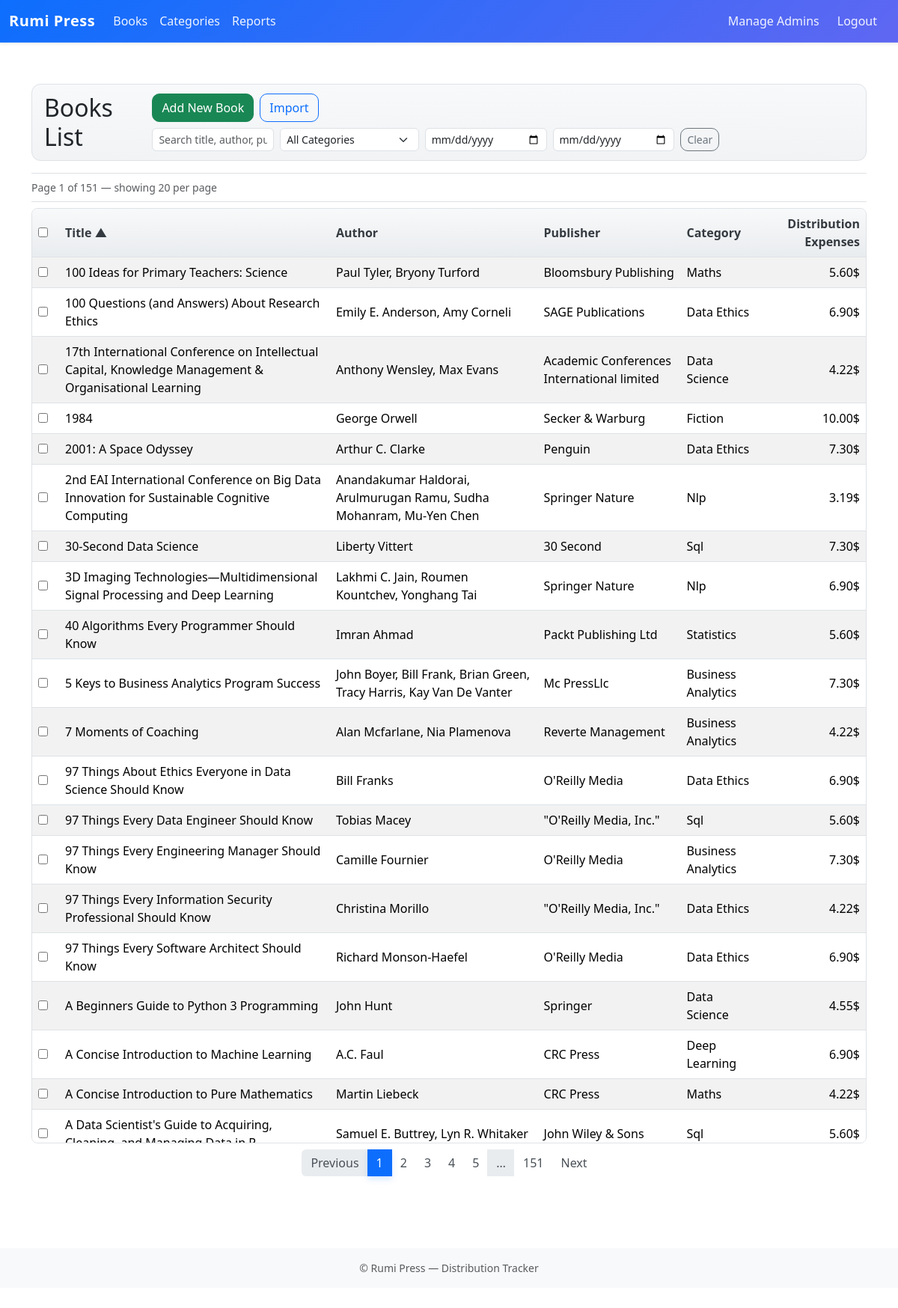
The page /distribution/books/ (signed in) on the database its author committed.
### distribution/models.py (models this page shows, shortened)
class Book(models.Model):
    source_id = models.CharField(max_length=64, null=True, blank=True, help_text="Original spreadsheet id / ISBN or source identifier")
    title = models.CharField(max_length=255)
    subtitle = models.CharField(max_length=500, null=True, blank=True)
    author = models.CharField(max_length=200)
    publisher = models.CharField(max_length=500, null=True, blank=True)
    publishing_date = models.DateField(null=True, blank=True)
    category = models.ForeignKey(Category, on_delete=models.PROTECT, related_name='books')
    distribution_expenses = models.DecimalField(max_digits=12, decimal_places=2, default=0)
    created_by = models.ForeignKey(settings.AUTH_USER_MODEL, null=True, blank=True, on_delete=models.SET_NULL)
    created_at = models.DateTimeField(auto_now_add=True)
    updated_at = models.DateTimeField(auto_now=True)
    class Meta:
        ordering = ['-publishing_date', 'title']

class Category(models.Model):
    name = models.CharField(max_length=100, unique=True)
    description = models.TextField(blank=True)
    created_by = models.ForeignKey(settings.AUTH_USER_MODEL, null=True, blank=True, on_delete=models.SET_NULL)
    class Meta:
        ordering = ['name']
        verbose_name_plural = "Categories"

### distribution/views.py (the view)
# urls.py: path("books/", views.BookListView.as_view(), name="book_list"),
class BookListView(LoginRequiredMixin, AuditLoggingMixin, ListView):
    model = Book
    template_name = 'distribution/book_list.html'
    context_object_name = 'books'
    paginate_by = 20
    def get_queryset(self):
        sort = self.request.GET.get('sort', 'title')
        direction = self.request.GET.get('dir', 'asc')
        sort_map = {
            'title': 'title',
            'author': 'author',
            'publisher': 'publisher',
            'category': 'category__name',
            'distribution_expenses': 'distribution_expenses',
            'publishing_date': 'publishing_date',
        }
        order_field = sort_map.get(sort, 'title')
        order_by = order_field if direction != 'desc' else f'-{order_field}'
        qs = Book.objects.select_related('category')
        q = self.request.GET.get('q')
        cat = self.request.GET.get('category')
        start = self.request.GET.get('start')
        end = self.request.GET.get('end')
        if q:
            qs = qs.filter(Q(title__icontains=q) | Q(author__icontains=q) | Q(publisher__icontains=q))
        if cat:
            qs = qs.filter(category_id=cat)
        if start:
            qs = qs.filter(publishing_date__gte=start)
        if end:
            qs = qs.filter(publishing_date__lte=end)
        return qs.order_by(order_by)
    def get_context_data(self, **kwargs):
        ctx = super().get_context_data(**kwargs)
        ctx['categories'] = Category.objects.order_by('name')
        qs = self.request.GET.copy()
        qs.pop('page', None)
        ctx['querystring'] = qs.urlencode()
        ctx['filters'] = {
            'q': self.request.GET.get('q', ''),
            'category': self.request.GET.get('category') or '',
            'start': self.request.GET.get('start', ''),
            'end': self.request.GET.get('end', ''),
        }
        ctx['sort'] = self.request.GET.get('sort', 'title')
        ctx['dir'] = self.request.GET.get('dir', 'asc')
        return ctx

### accounts/context_processors.py (called while the page is built)
def is_admin_flag(request):
    try:
        return { 'is_admin': is_admin(request.user) }
    except Exception:
        return { 'is_admin': False }

### accounts/mixins.py (called while the page is built)
def is_admin(user) -> bool:
    return user.is_authenticated and user.groups.filter(name="Admin").exists()

    def dispatch(self, request, *args, **kwargs):
        response = super().dispatch(request, *args, **kwargs)
        try:
            if request.user.is_authenticated and is_admin(request.user):
                action = "read" if request.method == "GET" else "update"
                model = self.model.__name__ if hasattr(self, "model") else self.__class__.__name__
                obj_id = ""
                if hasattr(self, "object") and getattr(self, "object", None):
                    obj_id = str(self.object.pk)
                AuditLog.objects.create(
                    actor=request.user,
                    action=action,
                    model=model,
                    object_id=obj_id,
                    details=f"path={request.path} method={request.method}",
                )
        except Exception:
            pass
        return response

### distribution/templates/distribution/book_list.html (shortened to what this page needs)
{% extends "base.html" %}
{% block content %}
<div class="container mt-4">
  <div class="d-flex justify-content-between align-items-center mb-3 rp-page-header">
    <h2 class="mb-0">Books List</h2>
    <div class="d-flex flex-wrap align-items-end gap-2">
      <a class="btn btn-success" href="{% url 'distribution:book_add' %}">Add New Book</a>
      {% if user.is_staff %}
        <a class="btn btn-outline-primary" href="{% url 'distribution:import_books' %}">Import</a>
      {% endif %}
      <form id="filtersForm" method="get" class="d-flex align-items-center gap-2 mb-0">
        <input type="text" name="q" value="{{ filters.q }}" class="form-control form-control-sm" placeholder="Search title, author, publisher" />
        <select name="category" class="form-select form-select-sm">
          <option value="">All Categories</option>
        </select>
        <input type="date" name="start" value="{{ filters.start }}" class="form-control form-control-sm" />
        <input type="date" name="end" value="{{ filters.end }}" class="form-control form-control-sm" />
        <button id="clearFilters" class="btn btn-outline-secondary btn-sm" type="button">Clear</button>
      </form>
    </div>
  </div>
  <form id="bulkForm" method="post" action="{% url 'distribution:book_bulk_delete' %}" class="mb-2">
    <div class="d-flex justify-content-between align-items-center mb-2 rp-toolbar">
      <div id="pageStatus" class="text-muted">Page {{ page_obj.number }} of {{ page_obj.paginator.num_pages }} — showing 20 per page</div>
    </div>
    <div class="table-responsive rp-table-wrap">
      <table class="table table-striped table-hover align-middle rp-table">
        <thead class="table-light" id="booksHead" data-sort="{{ sort }}" data-dir="{{ dir }}">
        <tr>
          <th style="width:36px;"><input type="checkbox" id="selectAll" /></th>
          <th>
            <a href="?sort=title&dir={% if sort == 'title' and dir == 'asc' %}desc{% else %}asc{% endif %}" class="sort-link text-decoration-none text-reset">
              Title
              {% if sort == 'title' %}<span class="sort-ind">{% if dir == 'asc' %}▲{% else %}▼{% endif %}</span>{% endif %}
            </a>
          </th>
          <th>
            <a href="?sort=author&dir={% if sort == 'author' and dir == 'asc' %}desc{% else %}asc{% endif %}" class="sort-link text-decoration-none text-reset">
              Author
            </a>
          </th>
          <th>
            <a href="?sort=publisher&dir={% if sort == 'publisher' and dir == 'asc' %}desc{% else %}asc{% endif %}" class="sort-link text-decoration-none text-reset">
              Publisher
            </a>
          </th>
          <th>
            <a href="?sort=category&dir={% if sort == 'category' and dir == 'asc' %}desc{% else %}asc{% endif %}" class="sort-link text-decoration-none text-reset">
              Category
            </a>
          </th>
          <th class="text-end">
            <a href="?sort=distribution_expenses&dir={% if sort == 'distribution_expenses' and dir == 'asc' %}desc{% else %}asc{% endif %}" class="sort-link text-decoration-none text-reset">
              Distribution Expenses
            </a>
          </th>
        </tr>
      </thead>
      <tbody id="booksRows">
        {% for book in books %}
        <tr>
          <td><input type="checkbox" name="selected" value="{{ book.pk }}" class="row-check" /></td>
          <td>
            <a href="{% url 'distribution:book_edit' book.pk %}" class="text-decoration-none text-reset">{{ book.title }}</a>
          </td>
          <td>{{ book.author }}</td>
          <td>{{ book.publisher }}</td>
          <td>{{ book.category.name|title }}</td>
          <td class="text-end">{{ book.distribution_expenses|floatformat:2 }}$</td>
        </tr>
        {% empty %}
        <tr>
          <td colspan="6" class="text-center text-muted">No books found.</td>
        </tr>
        {% endfor %}
      </tbody>
    </table>
    </div>
  </form>
  <div id="booksPager">
    {% if is_paginated %}
    <nav aria-label="Books pagination">
      <ul class="pagination justify-content-center">
        {% with total=page_obj.paginator.num_pages current=page_obj.number %}
          {% if page_obj.has_previous %}
            <li class="page-item"><a class="page-link" href="?page={{ page_obj.previous_page_number }}{% if querystring %}&{{ querystring }}{% endif %}">Previous</a></li>
          {% else %}
            <li class="page-item disabled"><span class="page-link">Previous</span></li>
          {% endif %}
          {% for num in page_obj.paginator.page_range %}
            {% if num <= 5 %}
              {% if num == current %}
                <li class="page-item active"><span class="page-link">{{ num }}</span></li>
              {% else %}
                <li class="page-item"><a class="page-link" href="?page={{ num }}{% if querystring %}&{{ querystring }}{% endif %}">{{ num }}</a></li>
              {% endif %}
            {% endif %}
          {% endfor %}
          {% if current|add:"2" < total|add:"-1" %}
            <li class="page-item disabled"><span class="page-link">…</span></li>
          {% endif %}
          {% if total > 5 %}
            {% if current == total %}
              <li class="page-item active"><span class="page-link">{{ total }}</span></li>
            {% else %}
              <li class="page-item"><a class="page-link" href="?page={{ total }}{% if querystring %}&{{ querystring }}{% endif %}">{{ total }}</a></li>
            {% endif %}
          {% endif %}
          {% if page_obj.has_next %}
            <li class="page-item"><a class="page-link" href="?page={{ page_obj.next_page_number }}{% if querystring %}&{{ querystring }}{% endif %}">Next</a></li>
          {% else %}
            <li class="page-item disabled"><span class="page-link">Next</span></li>
          {% endif %}
        {% endwith %}
      </ul>
    </nav>
    {% endif %}
  </div>
</div>
{% endblock %}

### distribution/static/distribution/css/site.css (style rules this page uses)
:root { --rp-accent: #0d6efd; --rp-border: #dee2e6; --rp-muted: #6c757d; }
#pageStatus { font-size: 0.875rem; color: var(--rp-muted); }
.rp-table-wrap { position: relative; border: 1px solid var(--rp-border); border-radius: .5rem; }
.table-responsive.rp-table-wrap { max-height: 60vh; overflow: auto; }
table.rp-table thead th { position: sticky; top: 0; background: linear-gradient(180deg,#f8f9fa,#e9ecef); color: #343a40; border-bottom: 1px solid var(--rp-border); z-index: 2; }
table.rp-table { border-collapse: separate; border-spacing: 0; }
table.rp-table td, table.rp-table th { vertical-align: middle; }
table.rp-table td.text-end { font-variant-numeric: tabular-nums; }
table.rp-table a { color: #212529; text-decoration: none; }
.pagination .page-link { border: none; color: #495057; }
.pagination .page-item.active .page-link { background-color: var(--rp-accent); color: #fff; box-shadow: 0 .25rem .5rem rgba(13,110,253,.15); }
#filtersForm .form-control,#filtersForm .form-select { border-radius:.375rem; }
.rp-main .btn { border-radius: 10px; }
.rp-toolbar { padding:.5rem 0; border-top:1px solid var(--rp-border); border-bottom:1px solid var(--rp-border); }
.rp-page-header { padding:.75rem 1rem; border:1px solid var(--rp-border); border-radius:.75rem; background: linear-gradient(180deg,#f8f9fb,#f1f3f5); }

### rumipress/templates/base.html (style rules this page uses)
body { padding-top:72px; }

### rows shown on the page
Book: title "100 Ideas for Primary Teachers: Science", author "Paul Tyler, Bryony Turford", publisher "Bloomsbury Publishing", category.name "Maths", distribution_expenses "5.60"
Book: title "100 Questions (and Answers) About Research Ethics", author "Emily E. Anderson, Amy Corneli", publisher "SAGE Publications", category.name "Data Ethics", distribution_expenses "6.90"
Book: title "17th International Conference on Intellectual Capital, Knowledge Management & Organisational Learning", author "Anthony Wensley, Max Evans", publisher "Academic Conferences International limited", category.name "Data Science", distribution_expenses "4.22"
Book: title "1984", author "George Orwell", publisher "Secker & Warburg", category.name "Fiction", distribution_expenses "10.00"
Book: title "2001: A Space Odyssey", author "Arthur C. Clarke", publisher "Penguin", category.name "Data Ethics", distribution_expenses "7.30"
Book: title "2nd EAI International Conference on Big Data Innovation for Sustainable Cognitive Computing", author "Anandakumar Haldorai, Arulmurugan Ramu, Sudha Mohanram, Mu-Yen Chen", publisher "Springer Nature", category.name "Nlp", distribution_expenses "3.19"
Book: title "30-Second Data Science", author "Liberty Vittert", publisher "30 Second", category.name "Sql", distribution_expenses "7.30"
Book: title "3D Imaging Technologies—Multidimensional Signal Processing and Deep Learning", author "Lakhmi C. Jain, Roumen Kountchev, Yonghang Tai", publisher "Springer Nature", category.name "Nlp", distribution_expenses "6.90"
Book: title "40 Algorithms Every Programmer Should Know", author "Imran Ahmad", publisher "Packt Publishing Ltd", category.name "Statistics", distribution_expenses "5.60"
Book: title "5 Keys to Business Analytics Program Success", author "John Boyer, Bill Frank, Brian Green, Tracy Harris, Kay Van De Vanter", publisher "Mc PressLlc", category.name "Business Analytics", distribution_expenses "7.30"
Book: title "7 Moments of Coaching", author "Alan Mcfarlane, Nia Plamenova", publisher "Reverte Management", category.name "Business Analytics", distribution_expenses "4.22"
Book: title "97 Things About Ethics Everyone in Data Science Should Know", author "Bill Franks", publisher "O'Reilly Media", category.name "Data Ethics", distribution_expenses "6.90"
Book: title "97 Things Every Data Engineer Should Know", author "Tobias Macey", publisher "\"O'Reilly Media, Inc.\"", category.name "Sql", distribution_expenses "5.60"
Book: title "97 Things Every Engineering Manager Should Know", author "Camille Fournier", publisher "O'Reilly Media", category.name "Business Analytics", distribution_expenses "7.30"
Book: title "97 Things Every Information Security Professional Should Know", author "Christina Morillo", publisher "\"O'Reilly Media, Inc.\"", category.name "Data Ethics", distribution_expenses "4.22"
Book: title "97 Things Every Software Architect Should Know", author "Richard Monson-Haefel", publisher "O'Reilly Media", category.name "Data Ethics", distribution_expenses "6.90"
Book: title "A Beginners Guide to Python 3 Programming", author "John Hunt", publisher "Springer", category.name "Data Science", distribution_expenses "4.55"
Book: title "A Concise Introduction to Machine Learning", author "A.C. Faul", publisher "CRC Press", category.name "Deep Learning", distribution_expenses "6.90"
Book: title "A Concise Introduction to Pure Mathematics", author "Martin Liebeck", publisher "CRC Press", category.name "Maths", distribution_expenses "4.22"
Book: title "A Data Scientist's Guide to Acquiring,…", author "Samuel E. Buttrey, Lyn R. Whitaker", publisher "John Wiley & Sons", category.name "Sql", distribution_expenses "5.60"

### other values the page prints
{{ page_obj.number }} "1"
{{ page_obj.paginator.num_pages }} "151"
{{ num }} "1"
{{ num }} "2" "3" "4" "5"
{{ total }} "151"
